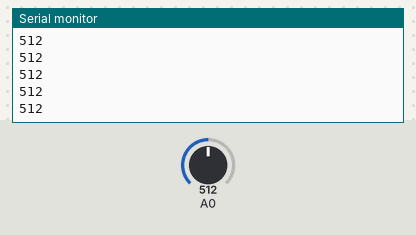
Simulated run of this sketch. Board: Arduino Uno, built with avr-gcc and run on an emulated ATmega328P. Parts: the last lines printed to the serial monitor. The test bench sets the inputs (shaded band); at power-on: A0 = 512.

Above: at 1.2 s.
1.3 s: A0 set to 716
At 1.36 s:
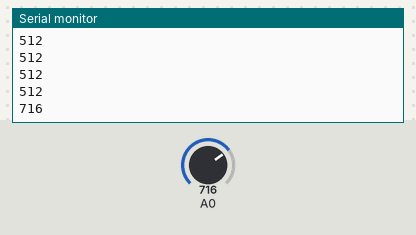
2.8 s: A0 set to 900
At 2.86 s:
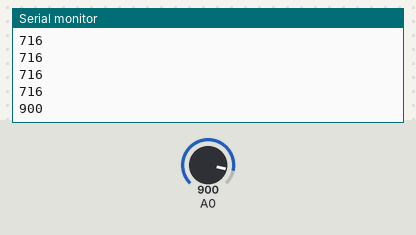
Timing chart, 0 to 5.8 s (numbered marks = the images above; inputs shaded):
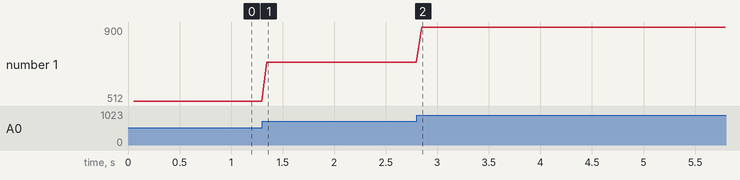

The sketch:

01_Serial.ino
```cpp
int lastSend;

void setup() {
  Serial.begin(9600);
  lastSend = 0;
}

void loop() {
  int a0Val = analogRead(A0);

  if (millis()- lastSend > 50){
    Serial.println(a0Val);
    lastSend = millis();
  }
  // Serial.println(a0Val);
  delay(2);
}
```

Measured:
- after the input at 1.3 s, the serial monitor: prints a new line after 0.05 s (image 1)
- after the input at 2.8 s, the serial monitor: prints a new line after 0.05 s (image 2)
- plotted number 1: 512 → 716 after the input at 1.3 s, 716 → 900 after the input at 2.8 s
